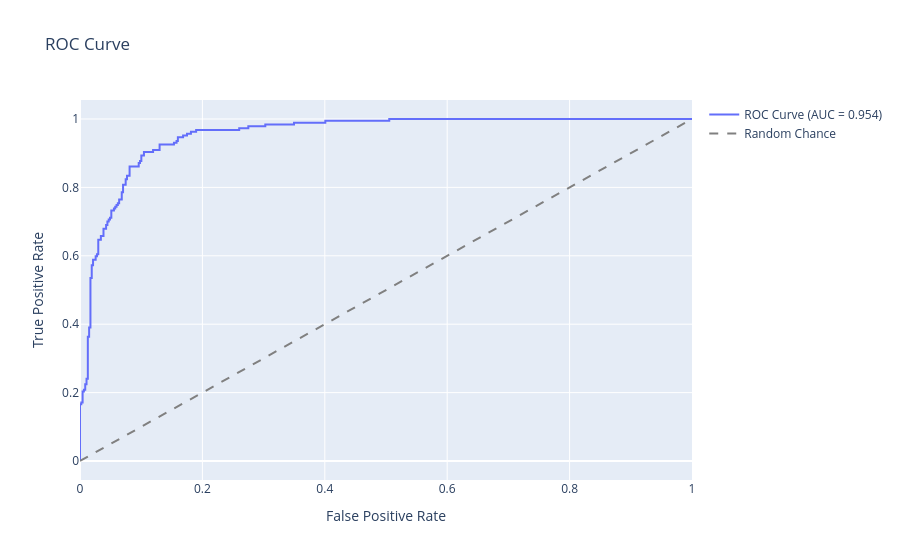

Notebook source saved alongside this figure:
### Code cell
import plotly.graph_objects as go
from sklearn.metrics import roc_curve, auc

fpr, tpr, thresholds = roc_curve(y, y_hat_scores)
roc_auc = auc(fpr, tpr)

fig = go.Figure()
fig.add_trace(
    go.Scatter(
        x=fpr,
        y=tpr,
        mode="lines",
        name=f"ROC Curve (AUC = {roc_auc:.3f})",
        text=[f"Threshold: {thresh:.6f}" for thresh in thresholds],
        hovertemplate="FPR: %{x:.6f}<br>TPR: %{y:.6f}<br>%{text}<extra></extra>",
    )
)

fig.add_trace(
    go.Scatter(
        x=[0, 1],
        y=[0, 1],
        mode="lines",
        name="Random Chance",
        line=dict(dash="dash", color="gray"),
    )
)

fig.update_layout(
    title="ROC Curve",
    xaxis_title="False Positive Rate",
    yaxis_title="True Positive Rate",
    hovermode="x unified",
)

fig.show()

### Figure 1 — Plotly figure (JSON) as saved in the notebook; plotly's stock layout.template omitted (floating-point values rounded to 4 significant figures)
{"data": [{"hovertemplate": "FPR: %{x:.6f}<br>TPR: %{y:.6f}<br>%{text}<extra></extra>", "mode": "lines", "name": "ROC Curve (AUC = 0.954)", "text": ["Threshold: inf", "Threshold: 0.999971", "Threshold: 0.999564", "Threshold: 0.999561", "Threshold: 0.999549", "Threshold: 0.999433", "Threshold: 0.999310", "Threshold: 0.999274", "Threshold: 0.999249", "Threshold: 0.999203", "Threshold: 0.999069", "Threshold: 0.999064", "Threshold: 0.998980", "Threshold: 0.998957", "Threshold: 0.997905", "Threshold: 0.997873", "Threshold: 0.997606", "Threshold: 0.997550", "Threshold: 0.988429", "Threshold: 0.988147", "Threshold: 0.985307", "Threshold: 0.984235", "Threshold: 0.979944", "Threshold: 0.976219", "Threshold: 0.973388", "Threshold: 0.972879", "Threshold: 0.972035", "Threshold: 0.970620", "Threshold: 0.959363", "Threshold: 0.953308", "Threshold: 0.942556", "Threshold: 0.941614", "Threshold: 0.932607", "Threshold: 0.917110", "Threshold: 0.908346", "Threshold: 0.907247", "Threshold: 0.903392", "Threshold: 0.896099", "Threshold: 0.885433", "Threshold: 0.885203", "Threshold: 0.881751", "Threshold: 0.880394", "Threshold: 0.868417", "Threshold: 0.857772", "Threshold: 0.849278", "Threshold: 0.845898", "Threshold: 0.827440", "Threshold: 0.813107", "Threshold: 0.812751", "Threshold: 0.812683", "Threshold: 0.810588", "Threshold: 0.804212", "Threshold: 0.786479", "Threshold: 0.778852", "Threshold: 0.752512", "Threshold: 0.749477", "Threshold: 0.724647", "Threshold: 0.707318", "Threshold: 0.654549", "Threshold: 0.633402", "Threshold: 0.601946", "Threshold: 0.567987", "Threshold: 0.514953", "Threshold: 0.470194", "Threshold: 0.452026", "Threshold: 0.435278", "Threshold: 0.421000", "Threshold: 0.410276", "Threshold: 0.368664", "Threshold: 0.361346", "Threshold: 0.329288", "Threshold: 0.264074", "Threshold: 0.249767", "Threshold: 0.243238", "Threshold: 0.182073", "Threshold: 0.115307", "Threshold: 0.114060", "Threshold: 0.101133", "Threshold: 0.099887", "Threshold: 0.099653", "Threshold: 0.097388", "Threshold: 0.083068", "Threshold: 0.081256", "Threshold: 0.070308", "Threshold: 0.067803", "Threshold: 0.061469", "Threshold: 0.061206", "Threshold: 0.053335", "Threshold: 0.051814", "Threshold: 0.013819", "Threshold: 0.013645", "Threshold: 0.012155", "Threshold: 0.011034", "Threshold: 0.007657", "Threshold: 0.007652", "Threshold: 0.004621", "Threshold: 0.004602", "Threshold: 0.002547", "Threshold: 0.002492", "Threshold: 0.000831", "Threshold: 0.000830", "Threshold: 0.000000"], "type": "scatter", "x": [0.0, 0.0, 0.0, 0.002132, 0.002132, 0.004264, 0.004264, 0.006397, 0.006397, 0.008529, 0.008529, 0.01066, 0.01066, 0.01279, 0.01279, 0.01493, 0.01493, 0.01706, 0.01706, 0.01919, 0.01919, 0.02132, 0.02132, 0.02559, 0.02559, 0.02772, 0.02772, 0.02985, 0.02985, 0.03412, 0.03412, 0.03838, 0.03838, 0.04264, 0.04264, 0.04478, 0.04478, 0.04691, 0.04691, 0.04904, 0.04904, 0.05117, 0.05117, 0.05544, 0.05544, 0.05757, 0.05757, 0.0597, 0.0597, 0.06183, 0.06183, 0.06397, 0.06397, 0.06823, 0.06823, 0.07036, 0.07036, 0.07463, 0.07463, 0.07676, 0.07676, 0.08102, 0.08102, 0.09595, 0.09595, 0.09808, 0.09808, 0.1002, 0.1002, 0.1045, 0.1045, 0.1194, 0.1194, 0.1301, 0.1301, 0.1535, 0.1535, 0.1578, 0.1578, 0.1599, 0.1599, 0.1684, 0.1684, 0.1748, 0.1748, 0.1812, 0.1812, 0.1898, 0.1898, 0.2601, 0.2601, 0.2751, 0.2751, 0.3028, 0.3028, 0.3497, 0.3497, 0.4009, 0.4009, 0.5053, 0.5053, 1.0], "y": [0.0, 0.005348, 0.1658, 0.1658, 0.1711, 0.1711, 0.2032, 0.2032, 0.2086, 0.2086, 0.2246, 0.2246, 0.2406, 0.2406, 0.3636, 0.3636, 0.3904, 0.3904, 0.5348, 0.5348, 0.5722, 0.5722, 0.5882, 0.5882, 0.5989, 0.5989, 0.6043, 0.6043, 0.6471, 0.6471, 0.6578, 0.6578, 0.6791, 0.6791, 0.6898, 0.6898, 0.7005, 0.7005, 0.7059, 0.7059, 0.7112, 0.7112, 0.7326, 0.7326, 0.738, 0.738, 0.7433, 0.7433, 0.7487, 0.7487, 0.754, 0.754, 0.7647, 0.7647, 0.7861, 0.7861, 0.8075, 0.8075, 0.8235, 0.8235, 0.8342, 0.8342, 0.861, 0.861, 0.8717, 0.8717, 0.877, 0.877, 0.893, 0.893, 0.9037, 0.9037, 0.9091, 0.9091, 0.9251, 0.9251, 0.9305, 0.9305, 0.9358, 0.9358, 0.9465, 0.9465, 0.9519, 0.9519, 0.9572, 0.9572, 0.9626, 0.9626, 0.9679, 0.9679, 0.9733, 0.9733, 0.9786, 0.9786, 0.984, 0.984, 0.9893, 0.9893, 0.9947, 0.9947, 1.0, 1.0]}, {"line": {"color": "gray", "dash": "dash"}, "mode": "lines", "name": "Random Chance", "type": "scatter", "x": [0, 1], "y": [0, 1]}], "layout": {"hovermode": "x unified", "title": {"text": "ROC Curve"}, "xaxis": {"title": {"text": "False Positive Rate"}}, "yaxis": {"title": {"text": "True Positive Rate"}}}}
